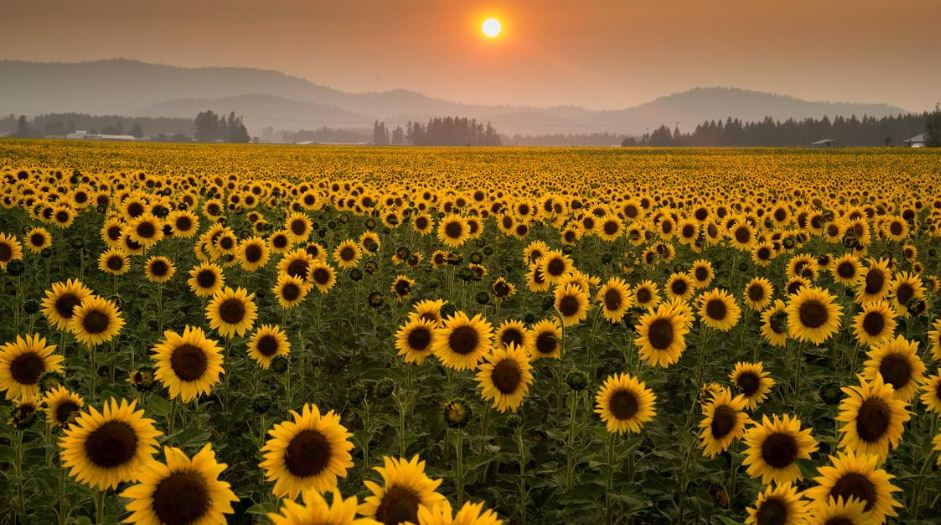
#> input picture src/sunflowers.JPG, 941 x 525 px, found by its file name
$ python match.py
#> lines starting #> are read from the running program, lines starting #| are printed output that depends on the picture; after the words box and inside, x2 and y2 are one past the last pixel; in counts of white or black regions, pixels touching at a corner belong together
import cv2 as cv
import numpy as np
from matplotlib import pyplot as plt
import time
import imutils
from cv2.cv2 import imshow, waitKey

img = cv.imread('sunflowers.jpg',0)
#> img: shape (525, 941); min 0, max 244, mean 93.3
img2 = img.copy()
template = cv.imread('sunflowerstemplate.jpg',0)
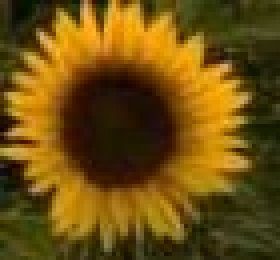
#> input picture src/sunflowerstemplate.JPG, 70 x 65 px, found by its file name (shown 4 times larger)
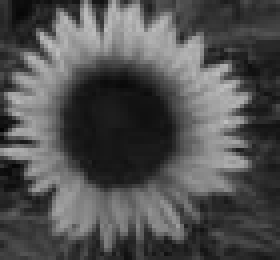
#> template: shape (65, 70) (shown 4 times larger); min 3, max 190, mean 80.7
w, h = template.shape[::-1]
#> w = 70; h = 65


methods = ['cv.TM_CCOEFF', 'cv.TM_CCOEFF_NORMED', 'cv.TM_CCORR',
            'cv.TM_CCORR_NORMED', 'cv.TM_SQDIFF', 'cv.TM_SQDIFF_NORMED']

#gray = cv.cvtColor(template, cv.COLOR_BGR2GRAY)

max_val_global = 0
for scale in np.linspace(0.2, 1.6, 41):

    start = time.time()

    img = img2.copy()
    resized = imutils.resize(img, width = int(img.shape[1] * scale))

    if resized.shape[0] < h or resized.shape[1] < w:
            break

    res = cv.matchTemplate(resized,template,cv.TM_CCOEFF_NORMED)

    min_val, max_val_local, min_loc, max_loc = cv.minMaxLoc(res)

    if max_val_local>max_val_global:
        max_val_global = max_val_local
        top_left = max_loc
        final_image = img
        final_scale = scale
        ret, final_res_thres = cv.threshold(res,0.5,1,cv.THRESH_BINARY_INV)
        final_res = res
#> this loop made 41 passes
#> (min_val, max_val_local, min_loc, max_val_global, top_left) on passes 1, 2, 3, 7, 9, 10, 11, 12, 14, 15, 18, 19: (-0.105, 0.195, (63, 39), 0.195, (97, 10)), (-0.151, 0.212, (79, 54), 0.212, (79, 30)), (-0.157, 0.238, (95, 63), 0.238, (102, 41)), (-0.25, 0.259, (1, 97), 0.259, (221, 106)), (-0.279, 0.394, (128, 170), 0.394, (24, 186)), (-0.326, 0.5, (107, 200), 0.5, (28, 202)), (-0.361, 0.555, (117, 216), 0.555, (31, 217)), (-0.361, 0.582, (127, 231), 0.582, (34, 232)), (-0.358, 0.637, (490, 250), 0.637, (172, 264)), (-0.378, 0.653, (518, 266), 0.653, (183, 280)), (-0.345, 0.713, (605, 315), 0.713, (120, 258)), (-0.348, 0.745, (618, 369), 0.745, (126, 270))
#> (min_val, max_val_local, min_loc, max_loc) on passes 4, 5, 6, 8, 13, 16: (-0.225, 0.229, (197, 95), (118, 52)), (-0.263, 0.236, (222, 110), (131, 19)), (-0.246, 0.235, (250, 119), (139, 23)), (-0.279, 0.254, (116, 155), (243, 118)), (-0.348, 0.581, (138, 247), (160, 249)), (-0.368, 0.629, (546, 281), (194, 296))
#> pass 1, `res = cv.matchTemplate(resized,template,cv.TM_CCOEFF_NORMED)`:
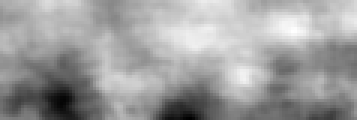
#> res: shape (40, 119) float32 (shown 3 times larger); min -0.105, max 0.195, mean 0.0815; drawn with min black and max white
#> after the loop:
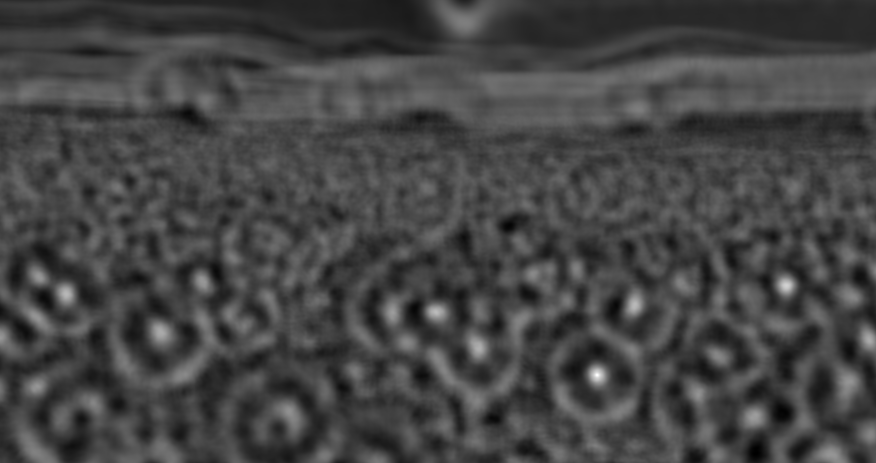
#> final_res: shape (463, 876) float32; min -0.356, max 0.979, mean 0.00688; drawn with min black and max white
#> after the loop:
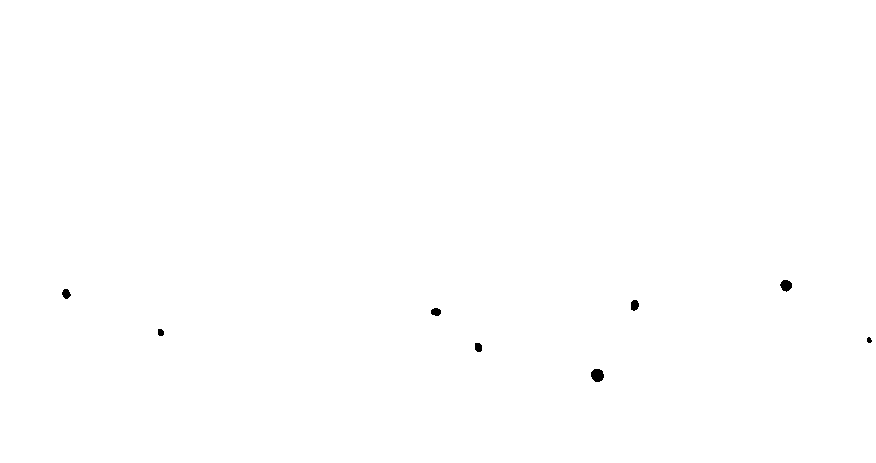
#> final_res_thres: shape (463, 876) float32; values 0 (black) and 1 (white), 99.9% white; 8 black regions, largest, box (x1, y1, x2, y2) and area: (591, 369, 604, 382) 135, (780, 280, 792, 292) 104, (631, 300, 639, 311) 71
#> after the loop:
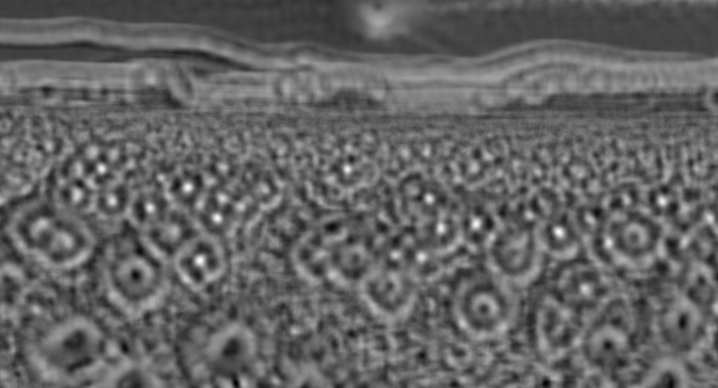
#> res: shape (775, 1436) float32 (shown at 1/2 size); min -0.437, max 0.669, mean -0.00319; drawn with min black and max white
#> after the loop, final_scale = 1.01; max_val_global = 0.979; ret = 0.5


bottom_right = (top_left[0] + w, top_left[1] + h)
#> bottom_right = (667, 440)
cv.rectangle(final_image,top_left, bottom_right, 255, 2)
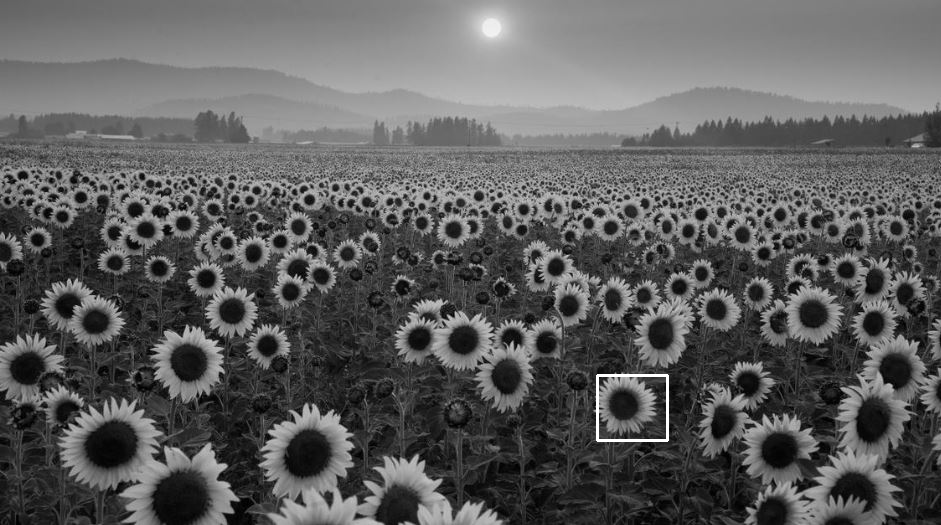
#> final_image: shape (525, 941); min 0, max 255, mean 93.6
plt.subplot(221),plt.imshow(final_res,cmap = 'gray')
plt.title('Matching Result ' + str(final_scale)), plt.xticks([]), plt.yticks([])
plt.subplot(222),plt.imshow(final_image,cmap = 'gray')
plt.title('Detected Point ' + str(max_val_global)), plt.xticks([]), plt.yticks([])
plt.subplot(223),plt.imshow(final_res_thres,cmap = 'gray')
plt.title('Thresholded'), plt.xticks([]), plt.yticks([])
end = time.time()
plt.suptitle('cv.TM_CCORR_NORMED ' + str(end - start))
plt.show()
